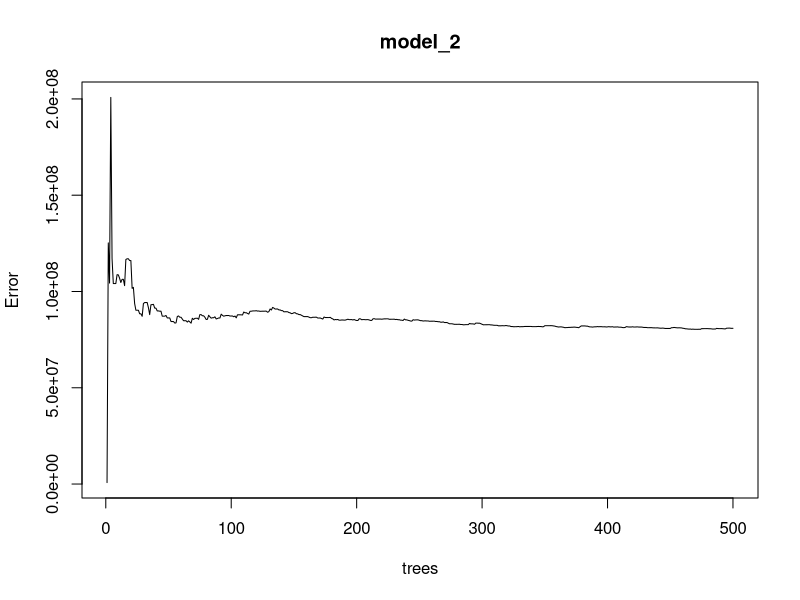

Source code (R):
getwd()
setwd("D:/GOPAL R PRG FILES")
library("readxl")
df1 = read_excel("Comarative table showing offers from Developers Data Analytics.xls")
df1
write.csv(df1,"submission.csv")
colnames(df1)=make.names(names(df1))


library(randomForest)
model_2 <- randomForest(Best.Builders~Viraat + Raheja.Homes + 
                          Shabari + Viraat , data = df1, 
                        ntree=500,
                        keep.forest=FALSE, 
                        importance=TRUE)
summary(model_2)
plot(model_2)
write.csv(df1,"submission_2.csv")

